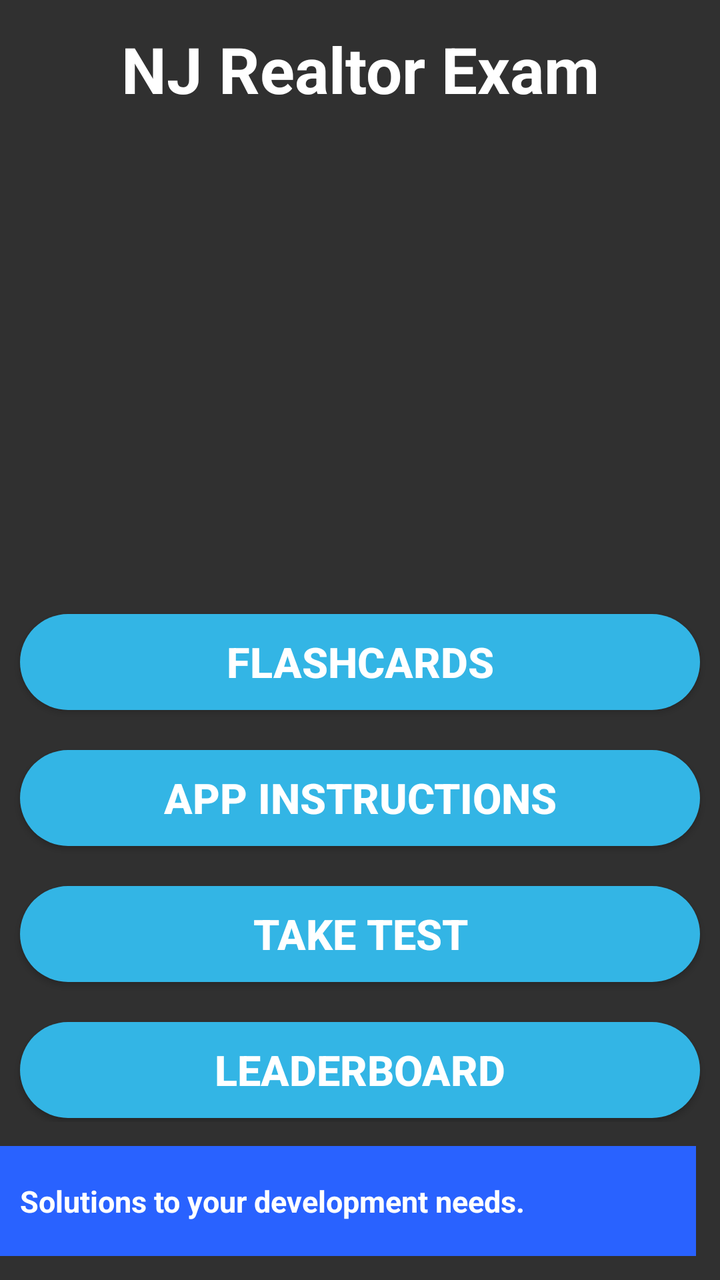
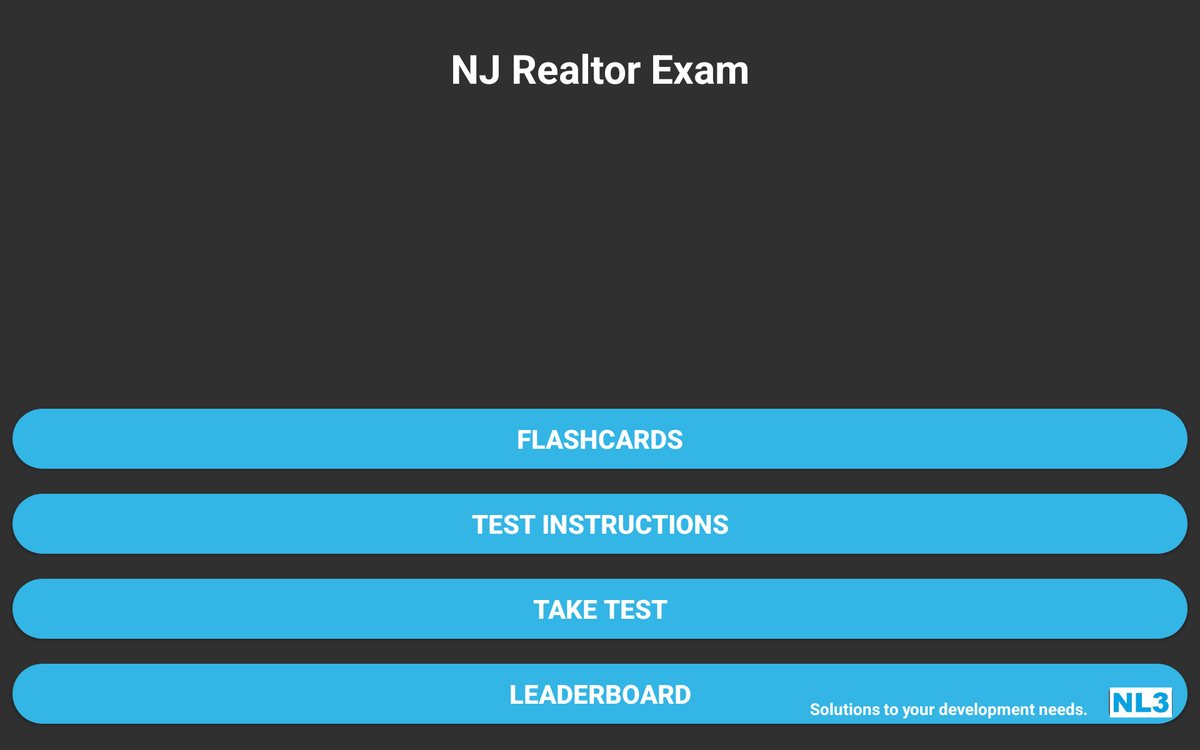

One screen, two layout resources from the same app: the default and the author's alternative for another configuration. Each is rendered where Android would select it; the XML of both is given below.
<!-- AndroidManifest.xml: application theme Theme.AppCompat.NoActionBar -->
<!-- res/layout/activity_menu.xml -->
<?xml version="1.0" encoding="utf-8"?>
<LinearLayout xmlns:android="http://schemas.android.com/apk/res/android"
    android:layout_width="match_parent"
    android:layout_height="match_parent"
    android:orientation="vertical">

<ScrollView

    xmlns:android="http://schemas.android.com/apk/res/android"
    xmlns:tools="http://schemas.android.com/tools"
    android:layout_width="match_parent"
    android:layout_height="0dp"
    android:layout_weight="1"
    android:scrollbars="none"
    android:fillViewport="true"
    android:orientation="vertical"
    >

    <LinearLayout xmlns:android="http://schemas.android.com/apk/res/android"
        android:layout_width="match_parent"
        android:layout_height="wrap_content"
        android:orientation="vertical">

        <TextView
            android:layout_width="match_parent"
            android:layout_height="wrap_content"
            android:layout_marginTop="13dp"
            android:text="NJ Realtor Exam"
            android:textStyle="bold"
            android:textColor="@color/White"
            android:textSize="32dp"
            android:gravity="center"/>

        <ImageView
            android:id="@+id/iv_testImage"
            android:layout_width="match_parent"
            android:layout_height="225dp"
            android:visibility="visible"
            android:src="@mipmap/cubeshome"
            android:layout_marginTop="8dp"
            android:layout_marginBottom="8sp"/>

        <Button
            android:id="@+id/btn_flashcards"
            android:layout_width="match_parent"
            android:layout_height="wrap_content"
            android:text="Flashcards"
            android:textStyle="bold"
            android:textSize="21dp"
            android:layout_margin="10dp"
            android:background="@drawable/rounded_button" />

        <Button
            android:id="@+id/btn_testInstructions"
            android:layout_width="match_parent"
            android:layout_height="wrap_content"
            android:text="App Instructions"
            android:textStyle="bold"
            android:textSize="21dp"
            android:layout_margin="10dp"
            android:visibility="visible"
            android:background="@drawable/rounded_button" />

        <Button
            android:id="@+id/btn_takeTest"
            android:layout_width="match_parent"
            android:layout_height="wrap_content"
            android:text="Take Test"
            android:textStyle="bold"
            android:textSize="21dp"
            android:layout_margin="10dp"
            android:background="@drawable/rounded_button" />

        <Button
            android:id="@+id/btn_lb"
            android:layout_width="match_parent"
            android:layout_height="wrap_content"
            android:layout_margin="10dp"
            android:background="@drawable/rounded_button"
            android:text="Leaderboard"
            android:textSize="21dp"
            android:textStyle="bold"
            android:visibility="visible" />

        <Button
            android:id="@+id/btn_settings"
            android:layout_width="match_parent"
            android:layout_height="wrap_content"
            android:text="Settings"
            android:textStyle="bold"
            android:textSize="21dp"
            android:layout_margin="10dp"
            android:background="@drawable/rounded_button" />

        <Button
            android:id="@+id/btn_resources"
            android:layout_width="match_parent"
            android:layout_height="wrap_content"
            android:text="Agent Resources"
            android:textStyle="bold"
            android:textSize="21dp"
            android:layout_margin="10dp"
            android:visibility="gone"
            android:background="@drawable/rounded_button" />

    </LinearLayout>

</ScrollView>

        <LinearLayout
            android:layout_width="350dp"
            android:layout_height="55dp"
            android:layout_gravity="right|bottom"
            android:layout_marginLeft="10dp"
            android:layout_margin="12dp"
            android:background="@color/Blue_13"
            android:orientation="horizontal">

         <TextView
             android:id="@+id/tv_montra"
             android:layout_width="wrap_content"
             android:layout_height="wrap_content"
             android:layout_gravity="center"
             android:text="Solutions to your development needs."
             android:layout_marginRight="12dp"
             android:layout_marginLeft="12dp"
             android:textColor="@color/White"
             android:textSize="15dp"
             android:textStyle="bold" />

            <ImageButton
                android:id="@+id/ibtn_logo"
                android:background="@color/Blue_13"
                android:layout_marginTop="7dp"
                android:layout_width="69dp"
                android:layout_height="42dp"
                android:src="@mipmap/nl3a00" />

        </LinearLayout>

</LinearLayout>
<!-- resources referenced by this layout -->
<resources>
  <color name="Blue_13">#2962FF</color>
  <color name="White">#FFFFFF</color>
  <!-- drawable rounded_button (drawable) -->
  <?xml version="1.0" encoding="utf-8"?>
  <shape xmlns:android="http://schemas.android.com/apk/res/android"
      android:shape="rectangle">
  
      <corners android:radius="150dp"/>
      <solid android:color="@android:color/holo_blue_light"/>
  
  </shape>
</resources>
<!-- res/layout-w720dp/activity_menu.xml (the author's variant of the layout above) -->
<!-- drawn on a 7-inch tablet turned sideways -->
<?xml version="1.0" encoding="utf-8"?>
<FrameLayout xmlns:android="http://schemas.android.com/apk/res/android"
    android:layout_width="match_parent"
    android:layout_height="match_parent"
    android:orientation="vertical">

    <LinearLayout
        android:layout_width="match_parent"
        android:layout_height="match_parent"
        android:orientation="vertical">

        <TextView
            android:layout_width="match_parent"
            android:layout_height="wrap_content"
            android:layout_marginTop="33dp"
            android:text="NJ Realtor Exam"
            android:textStyle="bold"
            android:textColor="@color/White"
            android:textSize="32dp"
            android:gravity="center"/>

    <ImageView
        android:id="@+id/iv_testImage"
        android:layout_width="match_parent"
        android:layout_height="225dp"
        android:visibility="visible"
        android:src="@mipmap/cubeshome"
        android:layout_marginTop="8dp"
        android:layout_marginBottom="8sp"/>

        <ImageView
            android:layout_width="match_parent"
            android:layout_height="325dp"
            android:id="@+id/iv_directions"
            android:visibility="gone"
            android:src="@mipmap/directions"/>

        <Button
            android:id="@+id/btn_flashcards"
            android:layout_width="match_parent"
            android:layout_height="wrap_content"
            android:text="Flashcards"
            android:textStyle="bold"
            android:textSize="21dp"
            android:layout_margin="10dp"
            android:background="@drawable/rounded_button" />

    <Button
        android:id="@+id/btn_testInstructions"
        android:layout_width="match_parent"
        android:layout_height="wrap_content"
        android:text="Test Instructions"
        android:textStyle="bold"
        android:textSize="21dp"
        android:layout_margin="10dp"
        android:visibility="visible"
        android:background="@drawable/rounded_button" />

    <Button
        android:id="@+id/btn_takeTest"
        android:layout_width="match_parent"
        android:layout_height="wrap_content"
        android:text="Take Test"
        android:textStyle="bold"
        android:textSize="21dp"
        android:layout_margin="10dp"
        android:background="@drawable/rounded_button" />

        <Button
            android:id="@+id/btn_lb"
            android:layout_width="match_parent"
            android:layout_height="wrap_content"
            android:layout_margin="10dp"
            android:background="@drawable/rounded_button"
            android:text="Leaderboard"
            android:textSize="21dp"
            android:textStyle="bold"
            android:visibility="visible" />

        <Button
            android:id="@+id/btn_settings"
            android:layout_width="match_parent"
            android:layout_height="wrap_content"
            android:text=" Settings"
            android:textStyle="bold"
            android:textSize="21dp"
            android:layout_margin="10dp"
            android:background="@drawable/rounded_button" />

    </LinearLayout>

    <LinearLayout
        android:layout_width="300dp"
        android:layout_height="42dp"
        android:layout_gravity="right|bottom"
        android:layout_marginLeft="10dp"
        android:layout_margin="12dp"
        android:orientation="horizontal">

     <TextView
         android:id="@+id/tv_montra"
         android:layout_width="wrap_content"
         android:layout_height="wrap_content"
         android:layout_gravity="center"
         android:text="Solutions to your development needs."
         android:layout_marginRight="12dp"
         android:textColor="@color/White"
         android:textSize="13dp"
         android:textStyle="bold" />

        <ImageButton
            android:id="@+id/ibtn_logo"
            android:layout_width="59dp"
            android:layout_height="32dp"
            android:src="@mipmap/nl3a" />

     </LinearLayout>

</FrameLayout>
<!-- resources referenced by the variant -->
<!-- as a 7-inch tablet turned sideways resolves them -->
<resources>
  <color name="White">#FFFFFF</color>
  <!-- drawable rounded_button (drawable) -->
  <?xml version="1.0" encoding="utf-8"?>
  <shape xmlns:android="http://schemas.android.com/apk/res/android"
      android:shape="rectangle">
  
      <corners android:radius="150dp"/>
      <solid android:color="@android:color/holo_blue_light"/>
  
  </shape>
  <!-- mipmap directions: jpg bitmap (mipmap-xxhdpi, 269881 bytes) -->
  <!-- mipmap nl3a: jpg bitmap (mipmap-xxhdpi, 4179 bytes) -->
</resources>
